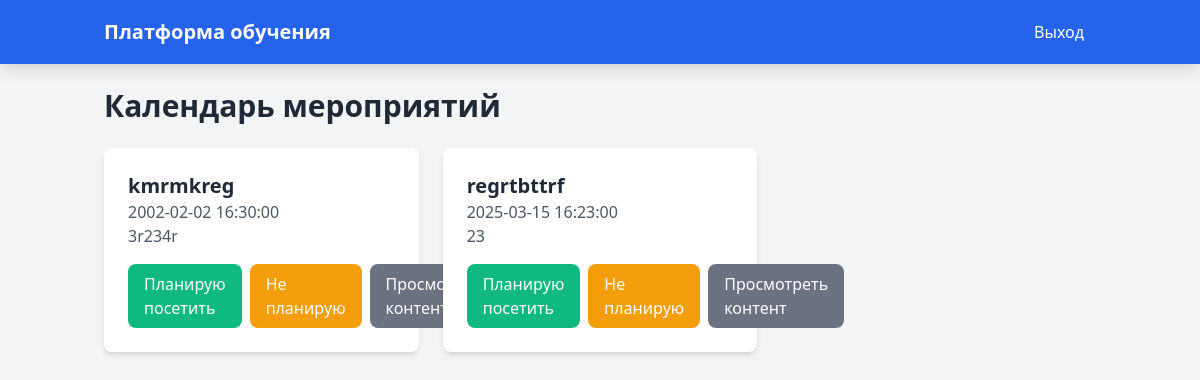
Page /dashboard (signed in) on the committed database.
### app.py (models this page shows)
class Event(db.Model):
    id = db.Column(db.Integer, primary_key=True)
    title = db.Column(db.String(100), nullable=False)
    date = db.Column(db.DateTime, nullable=False)
    description = db.Column(db.Text)

### app.py (the view)
@app.route('/dashboard')
def dashboard():
    if 'user_id' not in session:
        return redirect(url_for('login'))
    events = Event.query.order_by(Event.date).all()
    return render_template('dashboard.html', events=events)

### templates/dashboard.html (shortened to what this page needs)
{% extends 'base.html' %}
{% block content %}
<h2 class="text-2xl font-bold mb-6 sm:text-3xl">Календарь мероприятий</h2>
<div class="grid grid-cols-1 sm:grid-cols-2 lg:grid-cols-3 gap-4 sm:gap-6">
    {% for event in events %}
    <div class="bg-white p-4 rounded-lg shadow-md sm:p-6">
        <h3 class="text-lg font-semibold sm:text-xl">{{ event.title }}</h3>
        <p class="text-gray-600 text-sm sm:text-base">{{ event.date }}</p>
        <p class="text-gray-600 text-sm sm:text-base">{{ event.description }}</p>
        <div class="mt-4 flex flex-col sm:flex-row sm:space-x-2 space-y-2 sm:space-y-0">
            {% if session.role == 'student' %}
            <a href="{{ url_for('intend', event_id=event.id, intend=1) }}" class="bg-green-500 text-white px-4 py-2 rounded-lg hover:bg-green-600 button-press transition duration-300 text-sm sm:text-base">Планирую посетить</a>
            <a href="{{ url_for('intend', event_id=event.id, intend=0) }}" class="bg-yellow-500 text-white px-4 py-2 rounded-lg hover:bg-yellow-600 button-press transition duration-300 text-sm sm:text-base">Не планирую</a>
            {% endif %}
            <a href="{{ url_for('view_content', event_id=event.id) }}" class="bg-gray-500 text-white px-4 py-2 rounded-lg hover:bg-gray-600 button-press transition duration-300 text-sm sm:text-base">Просмотреть контент</a>
        </div>
    </div>
    {% endfor %}
</div>
{% endblock %}

### rows in the picture
Event: title "kmrmkreg", date "2002-02-02 16:30:00", description "3r234r"
Event: title "regrtbttrf", date "2025-03-15 16:23:00", description "23"
